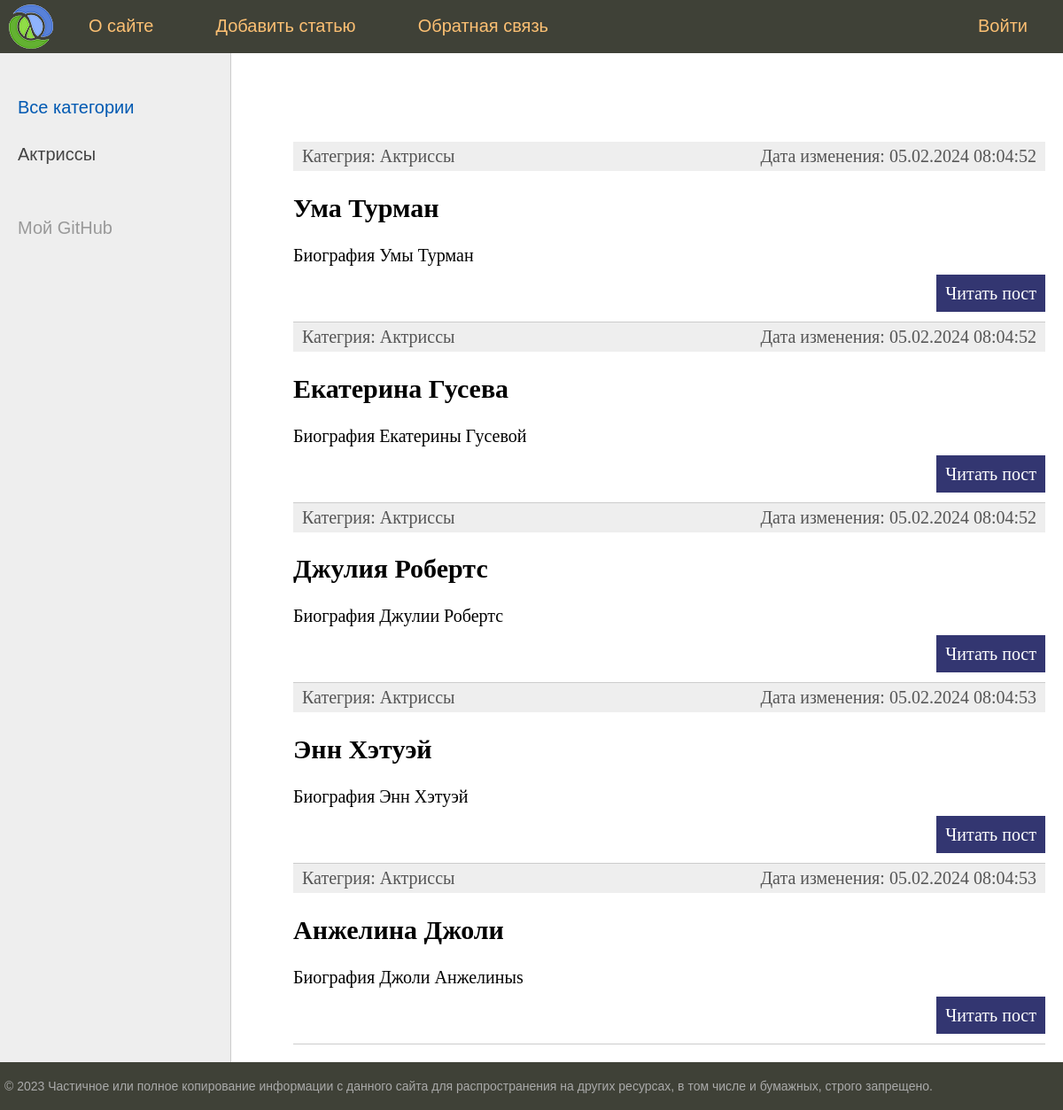
The app's page /, older data.
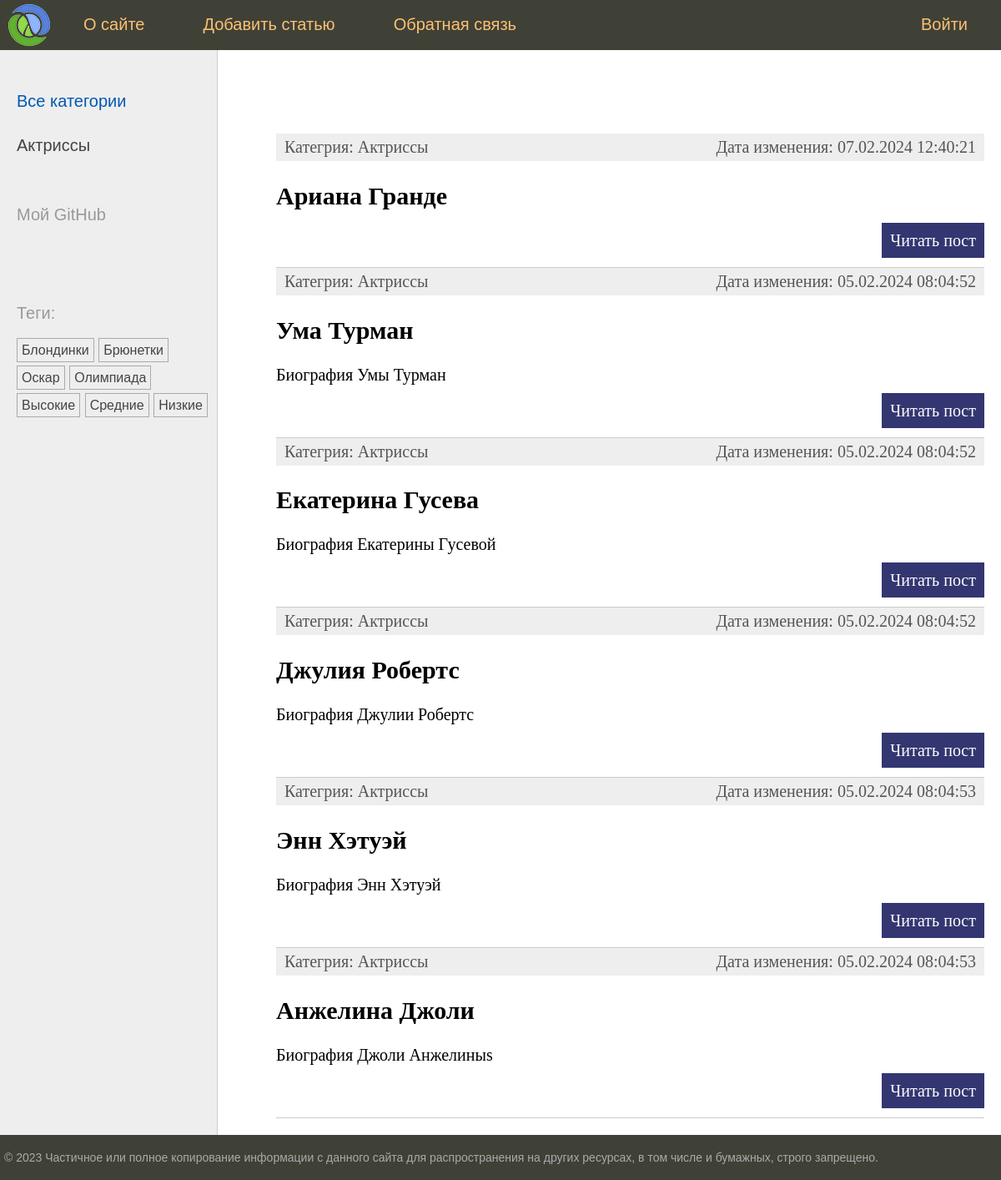
The same page, newer data.
### newsline/models.py (models this page shows, shortened)
class Category(models.Model):
    name = models.CharField(max_length=100, db_index=True)
    slug = models.SlugField(max_length=255, unique=True, db_index=True)
    def get_absolute_url(self):
        return reverse('category', kwargs={'cat_slug': self.slug})

class Post(models.Model):
    class Status(models.IntegerChoices):
        DRAFT = 0, 'Черновик'
        PUBLISHED = 1, 'Опубликовано'
    title = models.CharField(max_length=255)
    slug = models.SlugField(max_length=255, unique=True, db_index=True)
    content = models.TextField(blank=True)
    time_create = models.DateTimeField(auto_now_add=True)
    time_update = models.DateTimeField(auto_now=True)
    is_published = models.BooleanField(choices=Status.choices, default=Status.PUBLISHED)
    cat = models.ForeignKey('Category', on_delete=models.PROTECT, related_name='posts')
    tags = models.ManyToManyField('TagPost', blank=True, related_name='tags')
    husband = models.OneToOneField('Husband', on_delete=models.SET_NULL, null=True, blank=True,  related_name='woman')
    objects = models.Manager()
    published = PublishedManager()
    class Meta:
        ordering = ['-time_create']
        indexes = [
            models.Index(fields=['-time_create'])
        ]
    def get_absolute_url(self):
        return reverse('post', kwargs={'post_slug': self.slug})

class TagPost(models.Model):
    tag = models.CharField(max_length=100, db_index=True)
    slug = models.SlugField(max_length=255, unique=True, db_index=True)
    def get_absolute_url(self):
        return reverse('tag', kwargs={'tag_slug': self.slug})

### newsline/views.py (the view)
# urls.py: path('', views.index, name='home'),
def index(request):
    posts = Post.published.all()
    data = {
        'title': 'Главная страница',
        'menu': menu,
        'posts': posts,
        'cat_selected': 0,
    }
    return render(request, 'newsline/index.html', context=data)

### newsline/models.py (called while the page is built)
    def get_queryset(self):
        return super().get_queryset().filter(is_published=1)

### newsline/templatetags/newsline_tags.py (called while the page is built)
@register.inclusion_tag('newsline/list_categories.html')
def show_categories(cat_selected=0):
    cats = Category.objects.all()
    return {'cats': cats, 'cat_selected': cat_selected}

@register.inclusion_tag('newsline/list_tags.html')
def show_all_tags():
    return {'tags': TagPost.objects.all()}

### newsline/templates/newsline/index.html (shortened to what this page needs)
{% extends 'base.html' %}
{% block content %}
<ul class="list-articles">
	{% for p in posts %}
			<li>
				<div class="article-panel">
					<p class="first">Категрия: {{p.cat.name}}</p>
					<p class="last">Дата изменения: {{p.time_update|date:"d.m.Y H:i:s"}}</p>
				</div>
				<h2>{{p.title}}</h2>
    {% autoescape off %}
	{{p.content|linebreaks|truncatewords:40}}
    {% endautoescape %}
			<p class="link-read-post"><a href="{{ p.get_absolute_url }}">Читать пост</a></p>
			</li>
	{% endfor %}
</ul>
{% endblock %}

### templates/base.html (shortened to what this page needs)
{% load static %}
{% load newsline_tags %}
<!DOCTYPE html>
<html>
<head>
	<link type="text/css" href="{% static 'newsline/css/styles.css' %}" rel="stylesheet" />
</head>
<body>
<table class="table-page" border=0 cellpadding="0" cellspacing="0">
<tr><td valign=top>
{% block mainmenu %}
		<div class="header">
			<ul id="mainmenu" class="mainmenu">
			<li class="logo"><a href="{% url 'home' %}"><div class="logo"></div></a></li>
{% for m in menu %}
	{% if not forloop.last %}<li>{% else %}<li class="last">{% endif %}
		<a href="{% url m.url_name %}">{{m.title}}</a></li>
{% endfor %}
			</ul>
		</div>
{% endblock mainmenu %}
<table class="table-content" border=0 cellpadding="0" cellspacing="0">
<tr>
	<td valign="top" class="left-chapters">
	<ul id="leftchapters">
		{% if cat_selected == 0 %}
		<li class="selected">Все категории</li>
		{% else %}
		<li><a href="{% url 'home' %}">Все категории</a></li>
		{% endif %}
		{% show_categories cat_selected %}
		<li class="share">
		<p>Мой GitHub</p>
		<a class="share-yt" href="https://github.com/SashaKarpo" target="_blank" rel="nofollow"></a>
		</li>
		<li>{%show_all_tags%}</li>
	</ul>
</td>
<td valign="top" class="content">
	<div class="content-text">
{% block content %}
{% endblock %}
	</div>
</td></tr></table>
</td></tr>
<tr><td valign=top>
	<div id="footer">
		<p>&copy; 2023 Частичное или полное копирование информации с данного сайта для распространения на других ресурсах, в том числе и бумажных, строго запрещено.</p>
	</div>
</td></tr></table>
</body>
</html>

### newsline/templates/newsline/list_categories.html
{% for cat in cats %}
{% if cat.id == cat_selected %}
<li class="selected">{{cat.name}}</li>
{% else %}
<li><a href="{{ cat.get_absolute_url }}">{{cat.name}}</a></li>
{% endif %}
{% endfor %}

### newsline/templates/newsline/list_tags.html
{% if tags %}
<p>Теги:</p>
<ul class="tags-list">
    {% for t in tags %}
    <li><a href="{{t.get_absolute_url}}">{{t.tag}}</a></li>
    {%endfor%}
</ul>
{% endif %}

### newsline/static/newsline/css/styles.css (style rules this page uses)
html, body { font-family: 'Arial'; margin: 0; padding: 0; height: 100%; width: 100%; color: #444; }
a { color: #0059b2; text-decoration: none; }
p.link-read-post { text-align: right; }
p.link-read-post a { padding: 10px; min-width: 100px; background: #333671; color: #fff; text-decoration: none; }
div.article-panel { background: #eee; padding: 5px 10px 5px 10px; box-sizing: border-box; overflow: hidden; color: #555; }
div.article-panel p.first { margin: 0; float: left; }
div.article-panel p.last { margin: 0; float: right; }
ul.list-articles { list-style: none; margin: 0; padding: 0; }
ul.list-articles li { border-bottom: 1px solid #ccc; }
.table-page { width: 100%; height: 100%; vertical-align: top; }
.table-page tr { height: 100%; }
.header { background: #3F4137; height: 60px; }
.logo { background: url('../images/logo.png') no-repeat 10px 5px; width: 70px; height: 60px; }
ul.mainmenu { list-style: none; margin: 0; padding: 0; height: 60px; color: #fdc073; font-size: 20px; overflow: hidden; }
ul.mainmenu li { float: left; margin: 18px 40px 0 30px; }
ul.mainmenu li.logo { margin: 0; }
ul.mainmenu li.last { float: right; }
ul.mainmenu li a { color: #fdc073; text-decoration: none; }
.table-content { width: 100%; min-height: 100%; height: 100%; }
.left-chapters { margin: 0; background: #eee; border-right: 1px solid #ccc; }
.left-chapters ul { width: 230px; margin: 0; padding: 20px 10px 10px 20px; list-style: none; font-size: 20px; }
.left-chapters ul li { margin: 30px 0 0 0; color: #999; }
.left-chapters ul li.selected { color: #0059b2; }
.left-chapters ul li a { color: #444; text-decoration: none; }
.left-chapters ul li.share { margin: 60px 0 0 0; }
.left-chapters ul li.share p { margin: 30px 0 30px 0; }
.left-chapters ul li.share a { display: inline-block; width: 40px; height: 40px; margin: 0 20px 0 0; }
.left-chapters ul li.share a.share-yt { width: 100%; height: 30px; background: url('../images/share.png') no-repeat 0 0 }
ul.tags-list { width: 100%; margin: 0; padding: 0; list-style: none; }
ul.tags-list li { margin: 0; padding: 0 0 10px; display: inline-block; }
ul.tags-list li a { padding: 5px; font-size: 16px; border: 1px solid #aaa; }
.content { padding: 40px 20px 20px 40px; width: 100%; box-sizing: border-box; }
.content-text { margin: 60px 0 0 30px; color: #000; font-size: 20px; font-family: Yandex Sans Display Light; }
#footer { box-sizing: border-box; background: #3F4137; padding: 5px; color: #aaa; font-size: 14px; font-family: Verdana, Geneva, Arial, Helvetica; text-align: left; overflow: hidden; }

Row changes from the older to the newer data that the page shows:
added TagPost: tag "Блондинки"
added TagPost: tag "Брюнетки"
added TagPost: tag "Оскар"
added TagPost: tag "Олимпиада"
added TagPost: tag "Высокие"
added TagPost: tag "Средние"
added TagPost: tag "Низкие"
added Post: cat.name "Актриссы", time_update "07.02.2024 12:40:21", title "Ариана Гранде"
Text that changed along with them:
text now shown: "Теги:"
